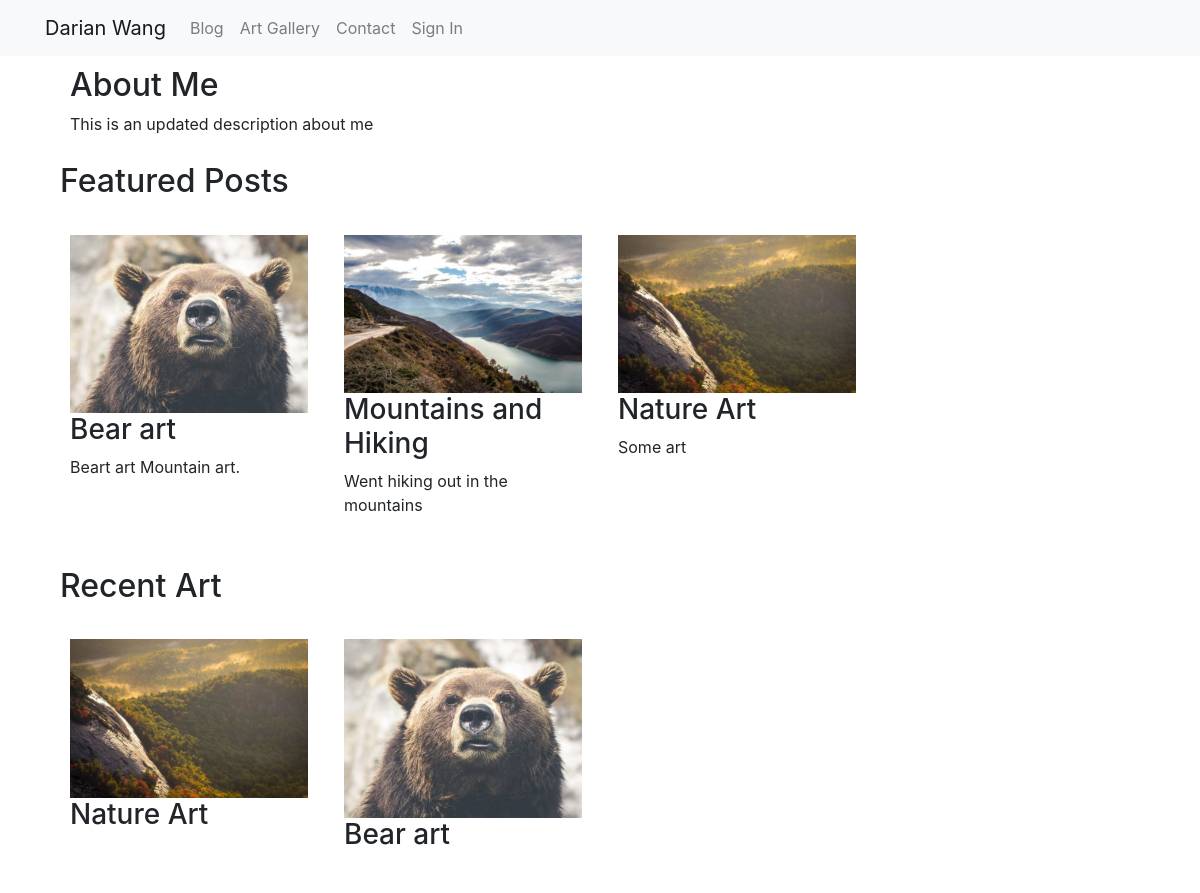
The page / on the database its author committed.
### aboutme/models.py (models this page shows, shortened)
class About(models.Model):
    description = models.TextField()
    created_on = models.DateTimeField(auto_now_add=True)

### blog/models.py (models this page shows, shortened)
class Post(models.Model):
    title = models.CharField(max_length=100)
    overview = models.TextField(blank=True)
    date = models.DateField(default=date.today)
    created_on = models.DateTimeField(auto_now_add=True) #UTC
    content = HTMLField('Content', blank=True)
    categories = models.ManyToManyField(Category, related_name='posts')
    featured = models.BooleanField(default=False)
    private = models.BooleanField(default=False)

class PostImage(models.Model):
    post = models.ForeignKey(Post, on_delete=models.CASCADE,
                                related_name='images') #can access by post.images in template
    image = models.ImageField(upload_to=get_image_location,
                                null=True, blank=True)

### aboutme/views.py (the view)
# urls.py: path('', index, name='about'),
def index(request):
    title = "About Me"
    description = About.objects.order_by('-created_on')[0].description
    featured = Post.objects.filter(featured=True)[0:4]
    category = Category.objects.filter(name="Gallery")
    recent_art = Post.objects.filter(categories=category[0]).order_by('-created_on')[0:4]
    context = {
        'title': title,
        'description': description,
        'featured': featured,
        'recent_art': recent_art,
    }
    return render(request, 'index.html', context)

### aboutme/templates/index.html (shortened to what this page needs)
{% extends "base.html" %}
{% load static %}
{% block extrahead %}
<link rel="stylesheet" href="{% static "css/grid.css" %}">
{% endblock %}
{% block content %}
    <div class="container">
        <div class="content">
            <h2>{{ title }}</h2>
            <p>{{ description}}</p>
        </div>
        <h2>Featured Posts</h2>
        <div class="row">
            {% for post in featured %}
            <div class="column">
                <div class="content">
                        {% with post.images.all|first as first_postimage %}
                        <a href="{% url 'blog_detail' post.pk %}">
                            <img src="{{ first_postimage.image.url }}" alt="{{ post.title }} image" style="width:100%">
                        </a>
                        {% endwith %}
                        <h3>{{ post.title }}</h3>
                        <p> {{ post.overview }}</p>
                </div>
            </div>
        </div>
        <h2>Recent Art</h2>
        <div class="row">
            {% for post in recent_art %}
            <div class="column">
                <div class="content">
                        {% with post.images.all|first as first_postimage %}
                        <a href="{% url 'blog_detail' post.pk %}">
                            <img src="{{ first_postimage.image.url }}" alt="{{ post.title }} image" style="width:100%">
                        </a>
                        {% endwith %}
                        <h3>{{ post.title }}</h3>
                </div>
            </div>
            {% endfor %}
        </div>
    </div>
{% endblock content %}

### yyn/templates/base.html (shortened to what this page needs)
<!DOCTYPE html>
<html lang="en">
    <head>
        <link rel="stylesheet" href="https://cdnjs.cloudflare.com/ajax/libs/font-awesome/4.7.0/css/font-awesome.min.css">
        <link rel="stylesheet" href="https://stackpath.bootstrapcdn.com/bootstrap/4.1.3/css/bootstrap.min.css">
	    {% block extrahead %}{% endblock %}
    </head>
    <body>
        <nav class="navbar navbar-expand-lg navbar-light bg-light">
            <div class="container">
                <a class="navbar-brand" href="{% url 'about' %}">Darian Wang</a>
                <div class="collapse navbar-collapse" id="navbarSupportedContent">
                  <ul class="navbar-nav mr-auto">
                    <li class="nav-item">
                      <a class="nav-link" href="{% url 'blog_index' %}">Blog</a>
                    </li>
                    <li class="nav-item">
                        <a class="nav-link" href="{% url 'art' %}">Art Gallery</a>
                      </li>
                    <li class="nav-item">
                      <a class="nav-link" href="{% url 'contact' %}">Contact</a>
                    </li>
                    {% if user.is_authenticated %}
                    <li class="nav-item">
                        <a class="nav-link" href="{% url 'account_logout' %}">Sign Out</a>
                    </li>
                    {% else %}
                    <li class="nav-item">
                        <a class="nav-link" href="{% url 'account_login' %}">Sign In</a>
                    </li>
                    {% endif %}
                  </ul>
                </div>
            </div>
        </nav>
        <div class="container">
            {% block content %}{% endblock %}
        </div>
    </body>
</html>

### static/css/grid.css (style rules this page uses)
.row { margin: 8px -16px; }
.row, .row > .column { padding: 8px; }
.column { float: left; width: 25%; }
.row:after { content: ""; display: table; clear: both; }
.content { background-color: white; padding: 10px; }

### rows shown on the page
About: description "This is an updated description about me"
Post: image (picture), title "Bear art", overview "Beart art Mountain art."
Post: image (picture), title "Mountains and Hiking", overview "Went hiking out in the mountains"
Post: image (picture), title "Nature Art", overview "Some art"

### other values the page prints
{{ title }} "About Me"
